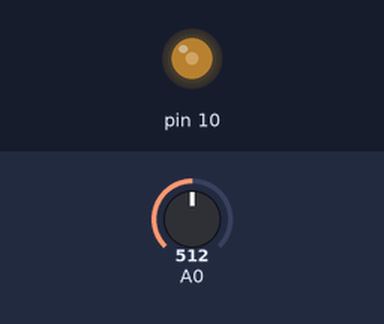
Simulated run of this sketch. Board: Arduino Uno, built with avr-gcc and run on an emulated ATmega328P. On the bench: output pins drawn as LEDs (lit = HIGH). Inputs (shaded band) come from the test bench; at power-on: A0 = 512. What the sketch prints to the serial monitor is not drawn.

Above: at 1.2 s.
1.3 s: A0 set to 716
4.3 s: A0 set to 900
7.3 s: A0 set to 511
10.3 s: A0 set to 1023
At 11.5 s:
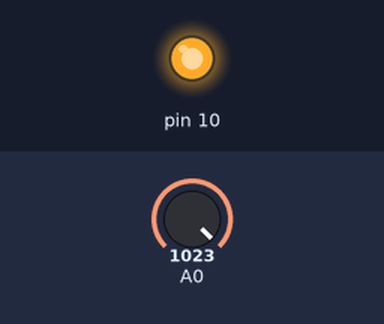
11.8 s: A0 set to 122
Timing chart, 0 to 71.3 s (numbered marks = the images above; inputs shaded):
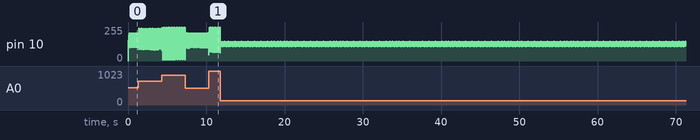

The sketch:

sineWaveArduino.ino
```cpp
float f = 50.0;    //signal frequency
float fs = 1000.0; //sampling frequency
float sig;
float t;
float val = 0.0;


void setup(){
  pinMode(10,OUTPUT);
  pinMode(A0,INPUT);
  Serial.begin(9600);
}

void loop(){

  for(int i=0;i<500;i++){
    val = analogRead(A0);
    float scale = map(0.1*analogRead(A0)+0.9*val,0,350,1,60);
    t = (float)i/fs;
    sig = (scale*(sin(2*3.14*f*t))+127);
    Serial.println(sig);
    analogWrite(10,sig);
    // delay(2);
  }
}
```
